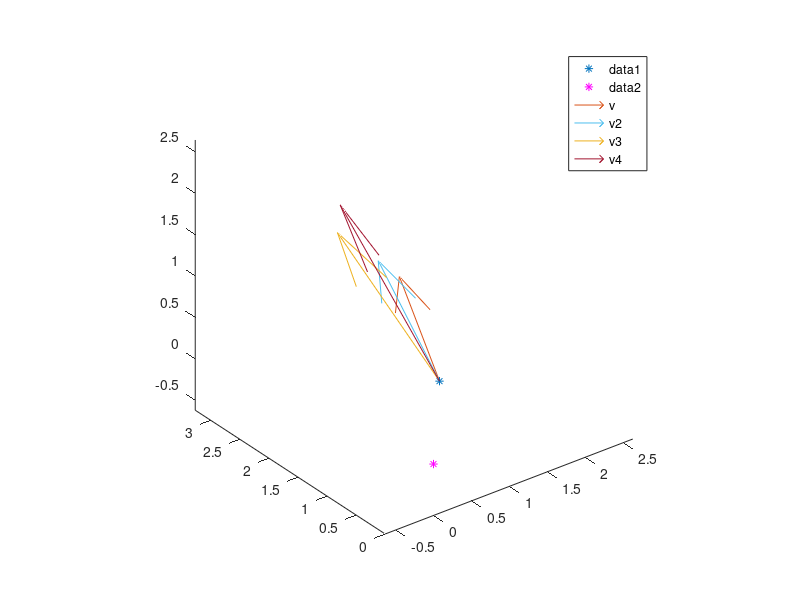
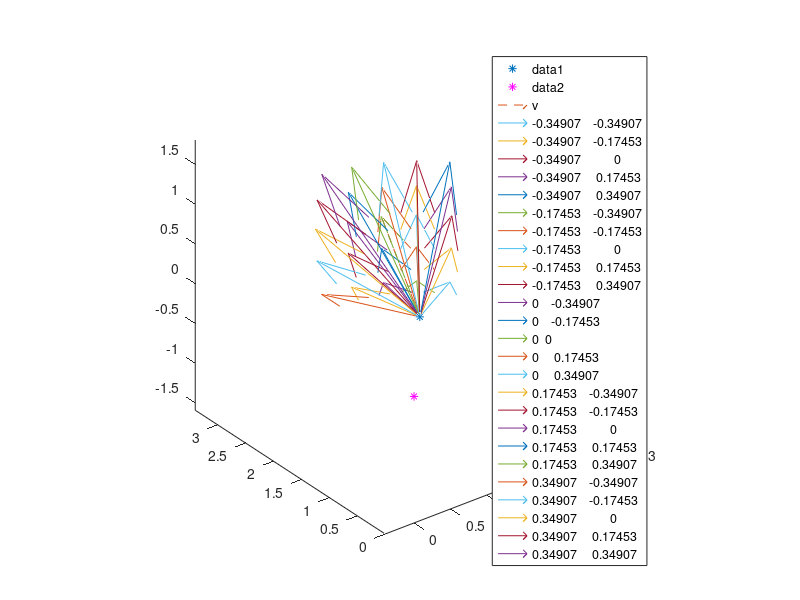

The MATLAB source for these figures, in order:
%% validation of delta az, el for cone of vinf
clear
clc

r = [1,1.2,0.1]; 
v = [1.1, 2.2, 0.01]; 
vv = v./norm(v); 
% [azimuthr,elevationr,radiusr] = cart2sph(r(1),r(2),r(3)); 
% translation on the point of application
[azimuthv,elevationv,radiusv] = cart2sph(v(1),v(2),v(3)); 

azimuthv2 = azimuthv + pi/30;
elevationv2 = elevationv + pi/30;
[v2x,v2y,v2z] = sph2cart(azimuthv2,elevationv2,radiusv);
v2 = [v2x,v2y,v2z];

azimuthv3 = azimuthv + pi/9;
elevationv3 = elevationv + pi/9;
[v3x,v3y,v3z] = sph2cart(azimuthv3,elevationv3,radiusv);
v3 = [v3x,v3y,v3z];

azimuthv4 = azimuthv + pi/3;
elevationv4 = elevationv + pi/3;
[v4x,v4y,v4z] = sph2cart(azimuthv4,elevationv4,radiusv);
v4 = [v4x,v4y,v4z];

figure()
plot3(r(1),r(2),r(3),'*')
hold on
plot3(0,0,0,'m*')
quiver3(r(1),r(2),r(3),v(1),v(2),v(3),'DisplayName','v')
quiver3(r(1),r(2),r(3),v2(1),v2(2),v2(3),'DisplayName','v2')
quiver3(r(1),r(2),r(3),v3(1),v3(2),v3(3),'DisplayName','v3')
quiver3(r(1),r(2),r(3),v4(1),v4(2),v4(3),'DisplayName','v4')
legend('show')
axis equal

%% aim cone
clear
clc

r = [1,1.2,0.1]; 
v = [1.1, 2.2, 0.01]; 

% [azimuthr,elevationr,radiusr] = cart2sph(r(1),r(2),r(3)); 
% translation on the point of application
% [azimuthv,elevationv,radiusv] = cart2sph(r(1)+v(1),r(2)+v(2),r(3)+v(3)); 
[azimuthv,elevationv,radiusv] = cart2sph(v(1),v(2),v(3)); 

figure()
plot3(r(1),r(2),r(3),'*')
hold on
plot3(0,0,0,'m*')
quiver3(r(1),r(2),r(3),v(1),v(2),v(3),'--','DisplayName','v')
lim_sotto = -deg2rad(20);
lim_sopra = deg2rad(20);
step = deg2rad(10);
for i = lim_sotto:step:lim_sopra
    for j = lim_sotto:step:lim_sopra
        azimuthv2 = azimuthv + i;
        elevationv2 = elevationv + j;
        [v2x,v2y,v2z] = sph2cart(azimuthv2,elevationv2,radiusv);
        v2 = [v2x,v2y,v2z];

        quiver3(r(1),r(2),r(3),v2(1),v2(2),v2(3),'DisplayName',num2str([i,j]))
    end
end
legend('show')
axis equal